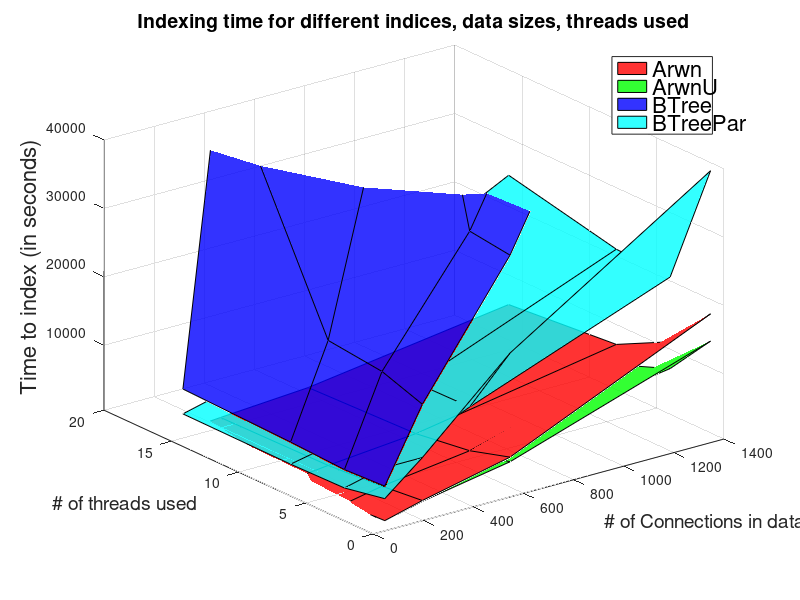

Here is the MATLAB script that generated this plot:
clear all; close all;
y = [1 4 8 16]; 
x = [100 250 600 1400];

zlim([500 40000])
[X,Y] = meshgrid(x,y);
set(gca,'ZScale','log')
% arowana
Z = [554	2010	4880	17894;289	1389	3103	11094;187	809	1985	7093;149	578	1480	5680];  

aros = surf(X,Y,Z); hold on;
set(aros,'FaceColor',[1 0 0],'FaceAlpha',0.8);
% arowanaU
Z= [534	1889	4207	13908;266	1309	2781	7178;164	742	1608	4129;129	509	1109	2766]; 
arous = surf(X,Y,Z);
set(arous,'FaceColor',[0 1 0],'FaceAlpha',0.8);
% btree
Z = [5598	16081	34399	91306;5302	18163	35199	92113;5703	19081	71028	170421;6224	52428 264312 353901];
bs = surf(X,Y,Z);
set(bs,'FaceColor',[0 0 1],'FaceAlpha',0.8);

% btree par
Z=[3769	8292	20102	38809;2618	3984	9504	20560;2478	3609	9398	21008;2590	3979	9781	24582];
zlim('manual')
zlim([500 40000])
bps = surf(X,Y,Z,'FaceColor','interp','FaceLighting','phong');
set(bps,'FaceColor',[0 1 1],'FaceAlpha',0.8);
xlabel('# of Connections in data (in millions)','FontSize',14)
ylabel('# of threads used','FontSize',14)
zlabel('Time to index (in seconds)','FontSize',16)
%camlight right;
AX=legend('Arwn','ArwnU','BTree','BTreePar');
LEG = findobj(AX,'type','text');
set(LEG,'FontSize',16)
% 
% subplot(1,3,2);
% Z = 2*Y;  surf(X,Y,Z);
% title('z=2y');
% 
% subplot(1,3,3);
% Z = zeros(length(y),length(x));
% Z(1:end,1:end)=2;
% surf(X,Y,Z);
% title('z=2');
% 
% A=[-2 -1 1;0 -2 1;0 0 1]; 
% b=[0;0;2];
% sol=A\b;
% 
% figure;
% surf(X,Y,2*X + Y); hold on;
% surf(X,Y,2*Y); 
% surf(X,Y,Z);

%now add the point of intersection from the solution
%plot3(sol(1),sol(2),sol(3),'k.','MarkerSize',30)
title('Indexing time for different indices, data sizes, threads used','FontSize',14);